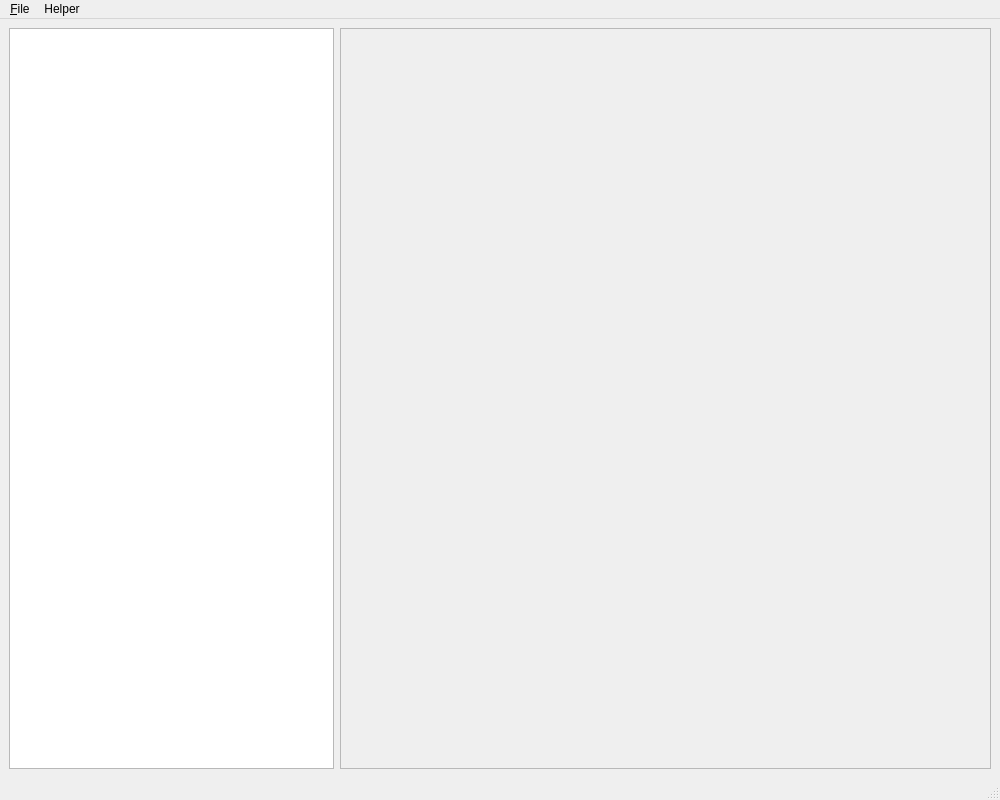
<?xml version="1.0" encoding="UTF-8"?>
<ui version="4.0">
 <class>MainWindow</class>
 <widget class="QMainWindow" name="MainWindow">
  <property name="geometry">
   <rect>
    <x>0</x>
    <y>0</y>
    <width>1000</width>
    <height>800</height>
   </rect>
  </property>
  <property name="sizePolicy">
   <sizepolicy hsizetype="Preferred" vsizetype="Preferred">
    <horstretch>0</horstretch>
    <verstretch>0</verstretch>
   </sizepolicy>
  </property>
  <property name="baseSize">
   <size>
    <width>0</width>
    <height>0</height>
   </size>
  </property>
  <property name="windowTitle">
   <string>HW Config Helper</string>
  </property>
  <widget class="QWidget" name="centralwidget">
   <layout class="QHBoxLayout" name="horizontalLayout">
    <item>
     <widget class="QPlainTextEdit" name="extractedTextField">
      <property name="sizePolicy">
       <sizepolicy hsizetype="Expanding" vsizetype="Expanding">
        <horstretch>1</horstretch>
        <verstretch>0</verstretch>
       </sizepolicy>
      </property>
     </widget>
    </item>
    <item>
     <widget class="QScrollArea" name="scrollArea">
      <property name="sizePolicy">
       <sizepolicy hsizetype="Expanding" vsizetype="Expanding">
        <horstretch>2</horstretch>
        <verstretch>0</verstretch>
       </sizepolicy>
      </property>
      <property name="widgetResizable">
       <bool>true</bool>
      </property>
      <widget class="QWidget" name="scrollAreaWidgetContents">
       <property name="geometry">
        <rect>
         <x>0</x>
         <y>0</y>
         <width>649</width>
         <height>737</height>
        </rect>
       </property>
      </widget>
     </widget>
    </item>
   </layout>
  </widget>
  <widget class="QMenuBar" name="menubar">
   <property name="geometry">
    <rect>
     <x>0</x>
     <y>0</y>
     <width>1000</width>
     <height>22</height>
    </rect>
   </property>
   <widget class="QMenu" name="menuFile">
    <property name="title">
     <string>&amp;File</string>
    </property>
    <addaction name="action_Open"/>
   </widget>
   <widget class="QMenu" name="menuPDF">
    <property name="title">
     <string>Helper</string>
    </property>
    <addaction name="actionStartHelper"/>
    <addaction name="actionStopHelper"/>
   </widget>
   <addaction name="menuFile"/>
   <addaction name="menuPDF"/>
  </widget>
  <widget class="QStatusBar" name="statusbar"/>
  <action name="action_Open">
   <property name="text">
    <string>&amp;Open</string>
   </property>
  </action>
  <action name="actionStartHelper">
   <property name="text">
    <string>Start</string>
   </property>
  </action>
  <action name="actionStopHelper">
   <property name="text">
    <string>Stop</string>
   </property>
  </action>
 </widget>
 <resources/>
 <connections/>
</ui>
